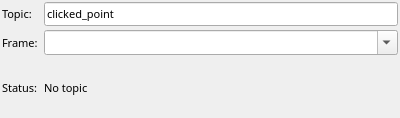
<?xml version="1.0" encoding="UTF-8"?>
<ui version="4.0">
 <class>point_click_publisher_config</class>
 <widget class="QWidget" name="point_click_publisher_config">
  <property name="geometry">
   <rect>
    <x>0</x>
    <y>0</y>
    <width>400</width>
    <height>118</height>
   </rect>
  </property>
  <property name="font">
   <font>
    <family>Sans Serif</family>
    <pointsize>8</pointsize>
   </font>
  </property>
  <property name="windowTitle">
   <string>Form</string>
  </property>
  <property name="styleSheet">
   <string notr="true"/>
  </property>
  <layout class="QGridLayout" name="gridLayout">
   <property name="leftMargin">
    <number>2</number>
   </property>
   <property name="topMargin">
    <number>2</number>
   </property>
   <property name="rightMargin">
    <number>2</number>
   </property>
   <property name="bottomMargin">
    <number>2</number>
   </property>
   <property name="verticalSpacing">
    <number>4</number>
   </property>
   <item row="2" column="1">
    <widget class="QLineEdit" name="topic">
     <property name="text">
      <string>clicked_point</string>
     </property>
    </widget>
   </item>
   <item row="2" column="0">
    <widget class="QLabel" name="label">
     <property name="text">
      <string>Topic:</string>
     </property>
    </widget>
   </item>
   <item row="3" column="0">
    <widget class="QLabel" name="output_frame">
     <property name="text">
      <string>Frame:</string>
     </property>
    </widget>
   </item>
   <item row="3" column="1">
    <widget class="QComboBox" name="outputframe">
     <property name="sizePolicy">
      <sizepolicy hsizetype="Expanding" vsizetype="Fixed">
       <horstretch>0</horstretch>
       <verstretch>0</verstretch>
      </sizepolicy>
     </property>
     <property name="maximumSize">
      <size>
       <width>16777215</width>
       <height>25</height>
      </size>
     </property>
     <property name="toolTip">
      <string>The reference frame that points will be published in.
                        </string>
     </property>
     <property name="editable">
      <bool>true</bool>
     </property>
    </widget>
   </item>
   <item row="4" column="0">
    <widget class="QLabel" name="point_publisher_status">
     <property name="text">
      <string>Status:</string>
     </property>
    </widget>
   </item>
   <item row="4" column="1">
    <widget class="QLabel" name="status">
     <property name="styleSheet">
      <string notr="true"/>
     </property>
     <property name="text">
      <string>No topic</string>
     </property>
     <property name="wordWrap">
      <bool>true</bool>
     </property>
    </widget>
   </item>
  </layout>
 </widget>
 <resources/>
 <connections/>
</ui>
